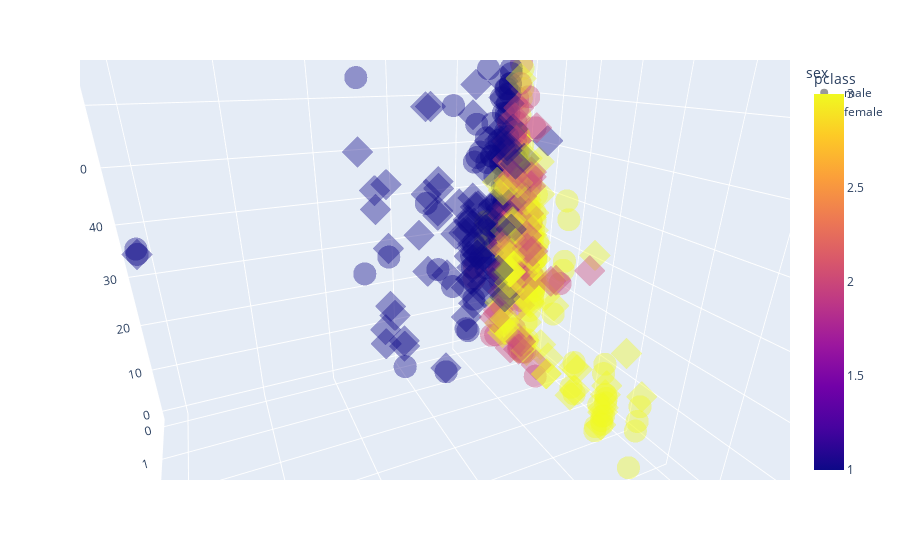

The cell this chart's notebook holds for it:
### Markdown cell above
# Q2: Create a 3D scatter plot represents fare, sibsp and age columns
- Reset the opacity to 0.4
- The color argumnet should be based on pclass column.
- The symbol argumnet should be based on sex column.

### Code cell
# write your code here ^_^
fig = px.scatter_3d(df, x='fare', y='sibsp', z='age', color='pclass' , symbol ="sex" , opacity = 0.4)
fig.show()

### Figure 1 — Plotly figure (JSON) as saved in the notebook; plotly's stock layout.template omitted (floating-point values rounded to 4 significant figures; data arrays with more than 128 entries replaced by an {"elided": "..."} marker saying what was removed)
{"data": [{"hovertemplate": "sex=male<br>fare=%{x}<br>sibsp=%{y}<br>age=%{z}<br>pclass=%{marker.color}<extra></extra>", "legendgroup": "male", "marker": {"color": {"elided": "577 int values"}, "coloraxis": "coloraxis", "opacity": 0.4, "symbol": "circle"}, "mode": "markers", "name": "male", "scene": "scene", "showlegend": true, "type": "scatter3d", "x": {"elided": "577 float values"}, "y": {"elided": "577 int values"}, "z": {"elided": "577 float values"}}, {"hovertemplate": "sex=female<br>fare=%{x}<br>sibsp=%{y}<br>age=%{z}<br>pclass=%{marker.color}<extra></extra>", "legendgroup": "female", "marker": {"color": {"elided": "314 int values"}, "coloraxis": "coloraxis", "opacity": 0.4, "symbol": "diamond"}, "mode": "markers", "name": "female", "scene": "scene", "showlegend": true, "type": "scatter3d", "x": {"elided": "314 float values"}, "y": {"elided": "314 int values"}, "z": {"elided": "314 float values"}}], "layout": {"autosize": true, "coloraxis": {"colorbar": {"title": {"text": "pclass"}}, "colorscale": [[0, "#0d0887"], [0.1111, "#46039f"], [0.2222, "#7201a8"], [0.3333, "#9c179e"], [0.4444, "#bd3786"], [0.5556, "#d8576b"], [0.6667, "#ed7953"], [0.7778, "#fb9f3a"], [0.8889, "#fdca26"], [1, "#f0f921"]]}, "legend": {"title": {"text": "sex"}, "tracegroupgap": 0}, "margin": {"t": 60}, "scene": {"aspectmode": "auto", "aspectratio": {"x": 1, "y": 1, "z": 1}, "camera": {"center": {"x": 0, "y": 0, "z": 0}, "eye": {"x": 0.3135, "y": 0.689, "z": 0.3161}, "projection": {"type": "perspective"}, "up": {"x": 0, "y": 0, "z": 1}}, "domain": {"x": [0, 1], "y": [0, 1]}, "xaxis": {"title": {"text": "fare"}, "type": "linear"}, "yaxis": {"title": {"text": "sibsp"}, "type": "linear"}, "zaxis": {"title": {"text": "age"}, "type": "linear"}}}}
